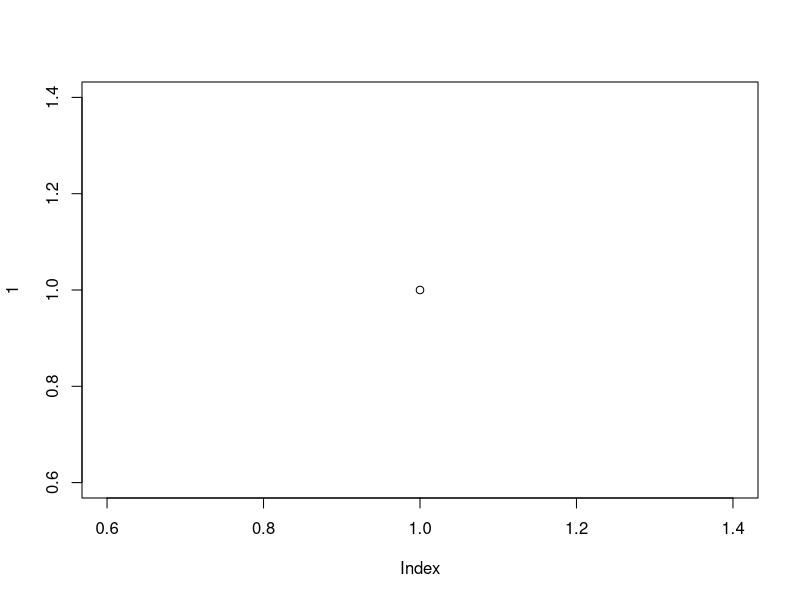
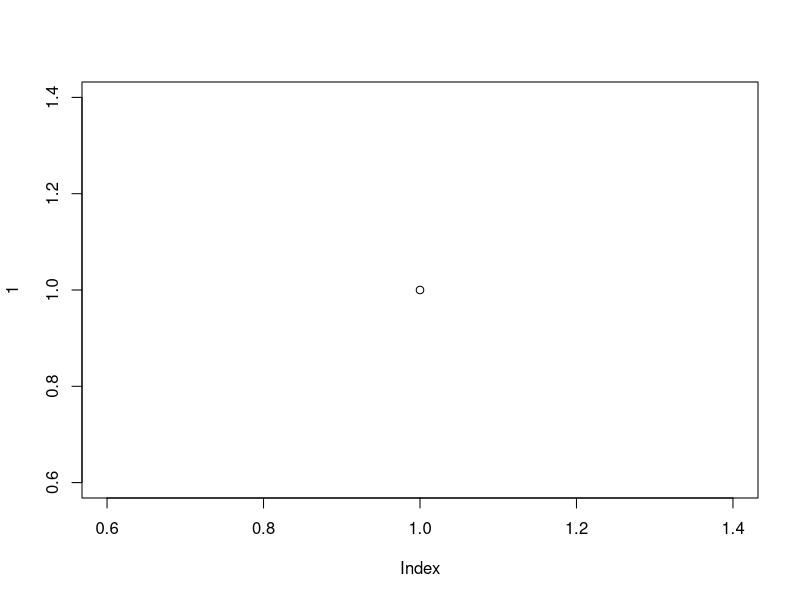
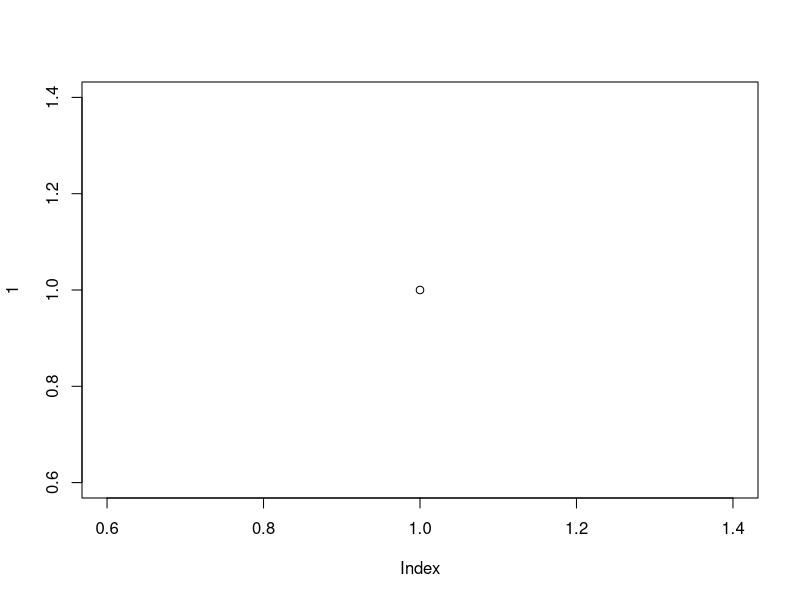

Source code (R) for these figures, in order:
## ---- chunk 1
if (!require("vegan")) install.packages("vegan")
if (!require("knitr")) install.packages("knitr")
## ---- chunk 2
data("mtcars")

lm(mpg ~carb, mtcars)
summary(lm(mpg ~carb, mtcars))
## ---- chunk 3
data("mtcars")
kable(mtcars)
## ---- chunk 4
plot(1)
## ---- chunk 5
plot(1)

## ---- chunk 6

plot(1)

## ---- chunk 7
data("mtcars")
kable(mtcars)
## ---- chunk 8
nrow(mtcars)
ncol(mtcars)
